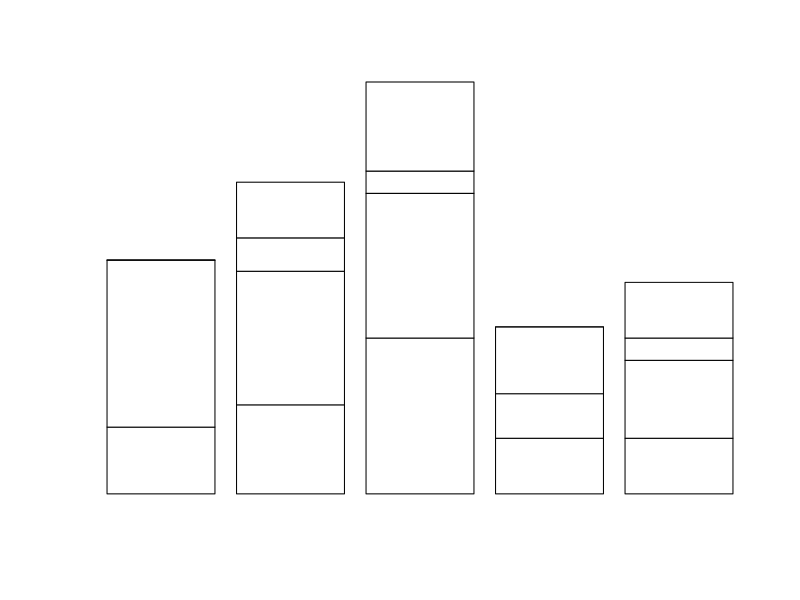

Source code (R): (Note: this script raises an error after producing the figure.)
df = read.csv("Data2.csv",header=FALSE)
help("read.csv")
df

colnames(df)
colnames(df) = c("Serial-No","Language","Country")
df
class(df)
table(df)
df1 = df[c("Language","Country")]
df1
counts = table(df1)

newmat = as.matrix(counts)
newmat

class(rownames(newmat))
help(barplot)

barplot(newmat,main = "total expenditure",names.arg = rownames(newmat),xlab = "Languages",
        ylab = "expenditure",col = colors)

Table = as.data.frame(table(df["Language"]))
Table

languages = Table["Language"]
languages = as.list(languages)
class(languages)
languages = languages$Language
languages


Table1 = as.data.frame(table(df["Country"]))
Table1

countries = Table1["Country"]
countries
countries = as.list(countries)
class(countries)
countries
countries = countries$Country
countries
